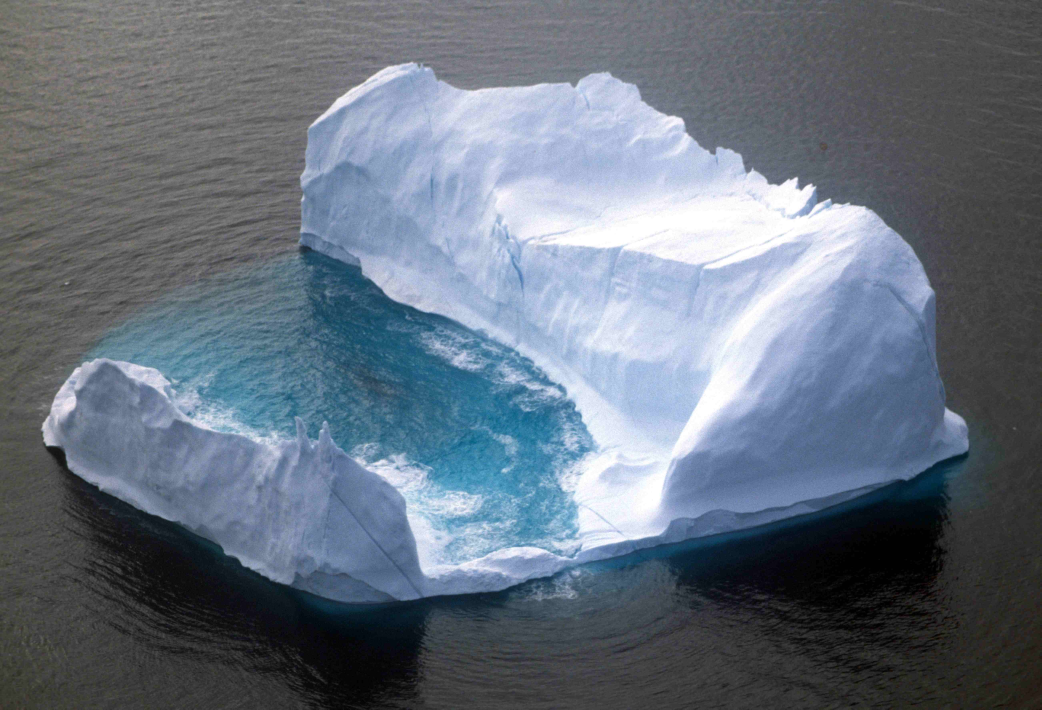
#> input picture icetracking/Iceberg_1_1997_08_07.jpg, 5207 x 3547 px (shown at 1/5 size)
$ jupyter execute exercise_simulation.ipynb
#> lines starting #> are read from the running program, lines starting #| are printed output that depends on the picture
[cell 1]
import numpy as np
import matplotlib.pyplot as plt

In this exercise, we will build a "synthetic" image with an iceberg. In this way, we can use an "un-optimized" algorithm that works in very easy scenarios.

[cell 2]
# We start by reading one .jpg image
# Write here the path where the data are
path = './'
filename = 'Iceberg_1_1997_08_07.jpg'

pictureRGB = plt.imread(path + filename)
#> pictureRGB is the input picture: shape (3547, 5207, 3); mean R, G, B 102.6, 113.2, 126.1
s = pictureRGB.shape
#> s = (3547, 5207, 3)
dy, dx = s[0], s[1]
#> dy = 3547; dx = 5207

plt.figure()
plt.imshow(pictureRGB)
plt.title('Image in color')

# The information regarding shift is the same in all the colors, but clearly one color may allow a better estimation than another.
# You can test the different colors and see if there is one that works best.
color = 0
picture = pictureRGB[::5, ::5, color]
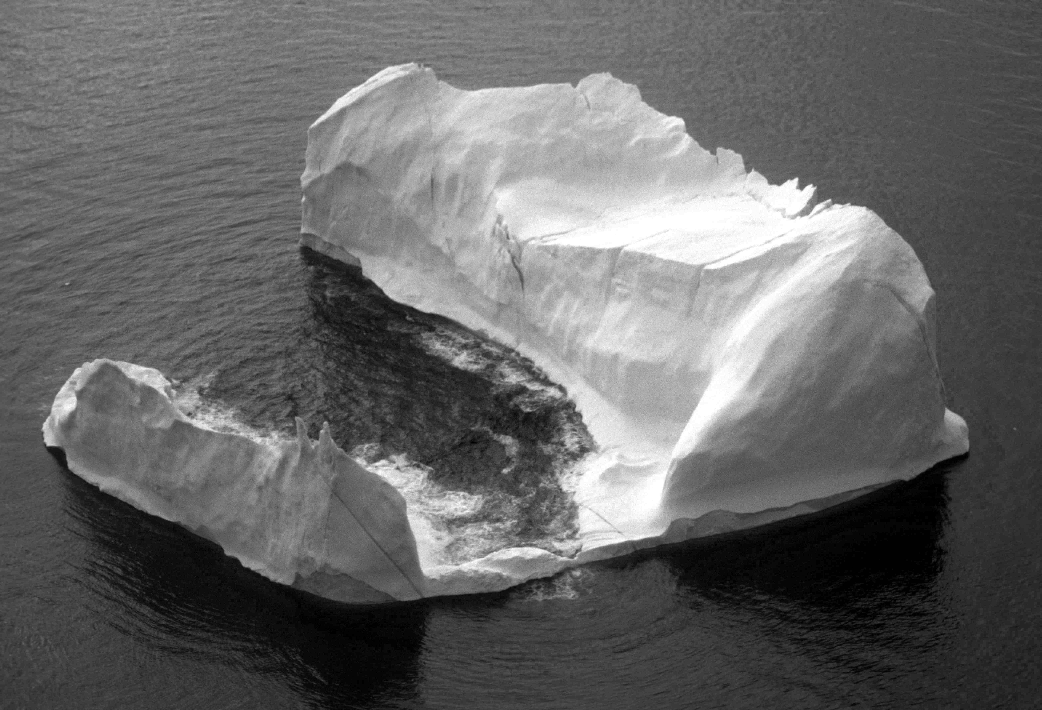
#> picture: shape (710, 1042); min 0, max 255, mean 102.6
s = picture.shape
#> s = (710, 1042)
py, px = s[0], s[1]
#> py = 710; px = 1042

plt.figure()
plt.imshow(picture, cmap='gray')
plt.title('One color of image')
picture = picture.astype(float) / 255.0  # Normalized, double precision images

Now we want to simulate two larger images where the iceberg moves around. In this simulation, the background noise represents the intensity of the sea. In jargon, the background is called clutter. You can try to change the amount of noise and you will see when the algorithm starts to fail. It is quite amusing me that you have to add a lot of noise before it stop working :)

[cell 3]
dimx, dimy = 2000, 2000  # Dimensions of the larger image
image1 = np.zeros((dimx, dimy))  # The mold (or stamp) for the large image
SNR = 30 * np.mean(np.mean(picture**2))  # Noise that we add to the background
#> SNR = 6.43


# In the next lines, we insert the small iceberg image inside the larger background. There are three different ways to combine image and noise

# Case 1: noise in background and image
image1[int(dimy/2 - py/2):int(dimy/2 + py/2),int(dimx/2 - px/2):int(dimx/2 + px/2)] = picture
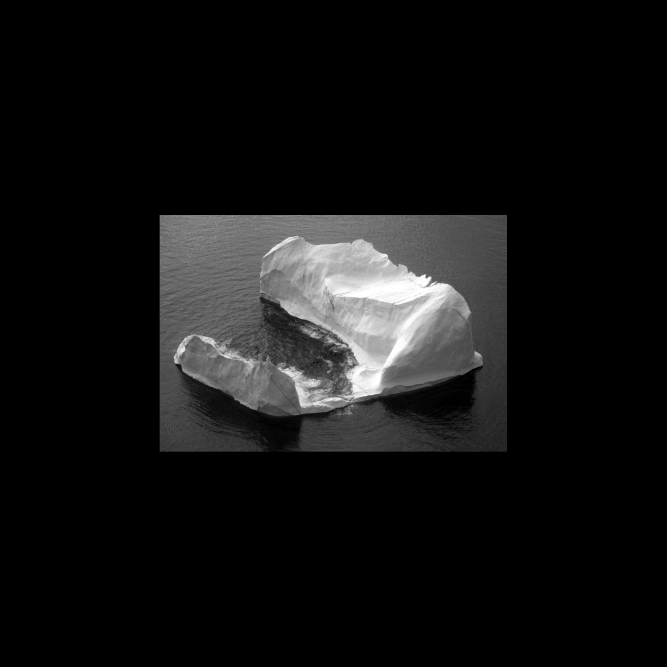
#> image1: shape (2000, 2000) float64 (shown at 1/3 size); min 0, max 1, mean 0.0744
noise1 = np.random.randn(dimx, dimy) / SNR
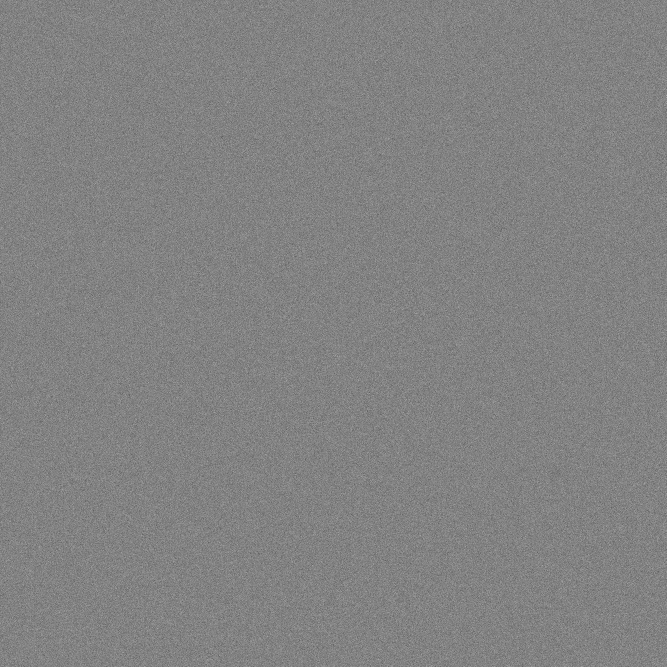
#> noise1: shape (2000, 2000) float64 (shown at 1/3 size); min -0.782, max 0.746, mean 7.49e-05; drawn with min black and max white
image1 = image1 + noise1
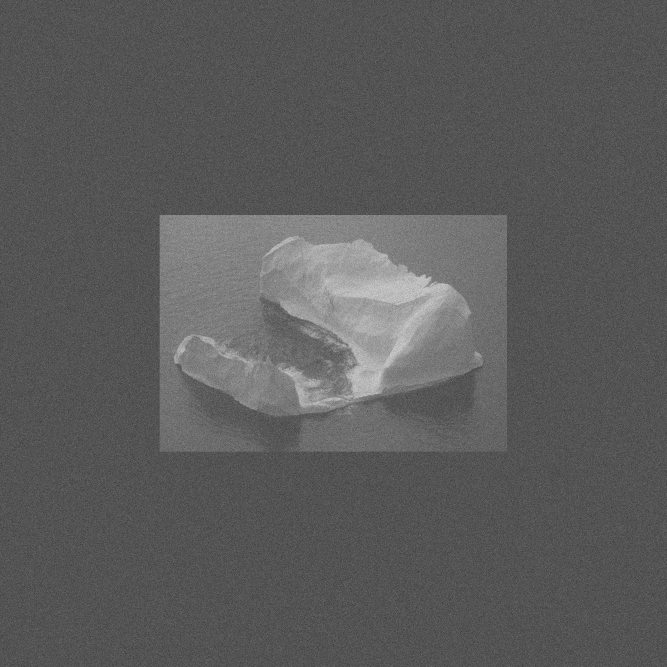
#> image1: shape (2000, 2000) float64 (shown at 1/3 size); min -0.782, max 1.59, mean 0.0745; drawn with min black and max white

# [11 lines of commented-out code are left out]

plt.figure()
plt.imshow(image1, cmap='gray', vmin=0, vmax=12 * np.mean(np.mean(image1)))
plt.title('Image with picture in the middle')

Now we let the iceberg move around and then we take another image after
Try case 1, 2, and 3. Compare the estimated shifts with the true shifts for each case, what do you find?

[cell 4]
image2 = np.zeros((dimx, dimy))

# We simulate that the movement of the iceberg by inputting the shift in the coordinates
# input the shift in x and y. Try different values, make sure the iceberg is inside the image
shift_x_ture = -50
shift_y_ture = 200

# shifted coordinates
jumpx=dimx/2+shift_x_ture
jumpy=dimy/2+shift_y_ture

# As for the previous situation, we can simulate select the same noise (case number) as img 1
# Case 1: noise on background and image
image2[int(jumpy - py // 2):int(jumpy + py // 2),int(jumpx - px // 2):int(jumpx + px // 2)] = picture
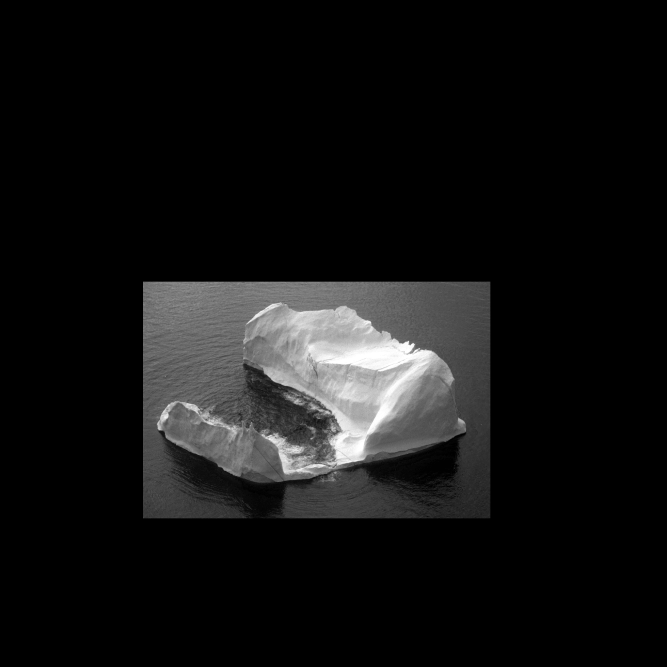
#> image2: shape (2000, 2000) float64 (shown at 1/3 size); min 0, max 1, mean 0.0744
noise2 = np.random.randn(dimx, dimy) / SNR
image2 = image2 + noise2
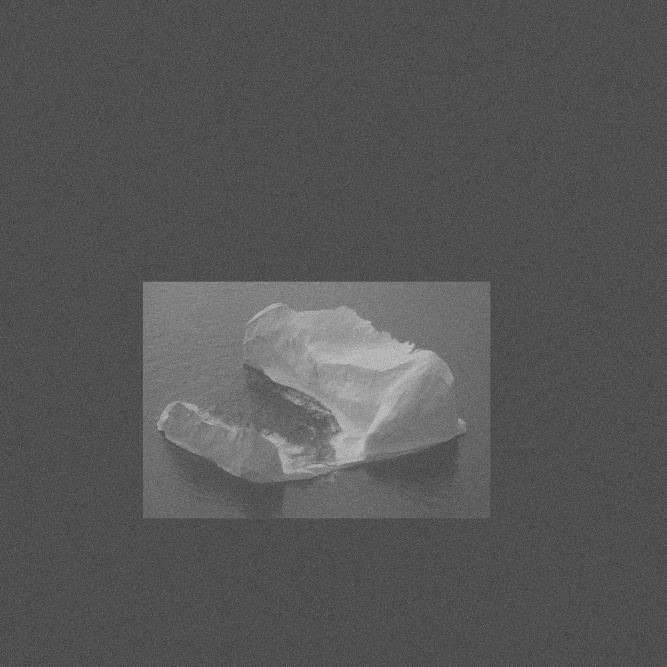
#> image2: shape (2000, 2000) float64 (shown at 1/3 size); min -0.77, max 1.69, mean 0.0744; drawn with min black and max white

# [11 lines of commented-out code are left out]

plt.figure()
plt.imshow(image2, cmap='gray', vmin=0, vmax=12 * np.mean(np.mean(image2)))
plt.plot(jumpx, jumpy, 'r+')
plt.title('Image with moved iceberg')
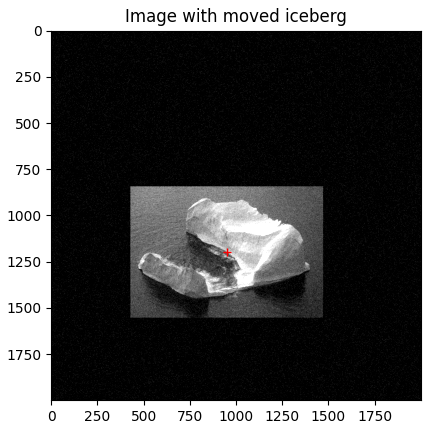
#> figure drawn by matplotlib, 1 panel

Now we have to discover how many pixels the iceberg moved. The best is to perform a correlation in the frequency domain.

[cell 5]
# First, we calculate the Fast Fourier Transforms of the two (intensity) images
I1 = np.fft.fft2(image1)
I2 = np.fft.fft2(image2)

# If you are curious to see how the spectral component of the images look like,
# you can plot the magnitude of the transformed images.
# The FFT returns the zero frequency in the origin of the image (upper-left corner).
# But this way of visualizing is a bit misleading, since the transform is periodic,
# and we are used to visualizing the zero of periodic function in the middle of the image.
# For this reason, in the visualization, we can circularly shift the spectrum
# (i.e., what goes out to the right, comes back in from the left of the image).
# plt.figure()
# plt.imshow(np.fft.fftshift(np.abs(I1)), cmap='gray', vmin=0, vmax=3 * np.mean(np.mean(np.abs(I1))))
# plt.title('Spectrum of first image: shifted')

# plt.figure()
# plt.imshow(np.fft.fftshift(np.abs(I2)), cmap='gray', vmin=0, vmax=3 * np.mean(np.mean(np.abs(I2))))
# plt.title('Spectrum of second image: shifted')

# The correlation can be evaluated with the product of the spectra. In the following, we prefer to normalize it
# by the total energy of the image. This is because we get a number between 0 and 1
# where 1 means that the two images are identical (but shifted) and 0 means that they have nothing in common.
Prod = I1 * np.conj(I2) / np.sqrt(np.mean(np.mean(np.abs(I1)**2)) * np.mean(np.mean(np.abs(I2)**2)))
Corr = np.abs(np.fft.fftshift(np.fft.ifft2(np.fft.ifftshift(Prod))))
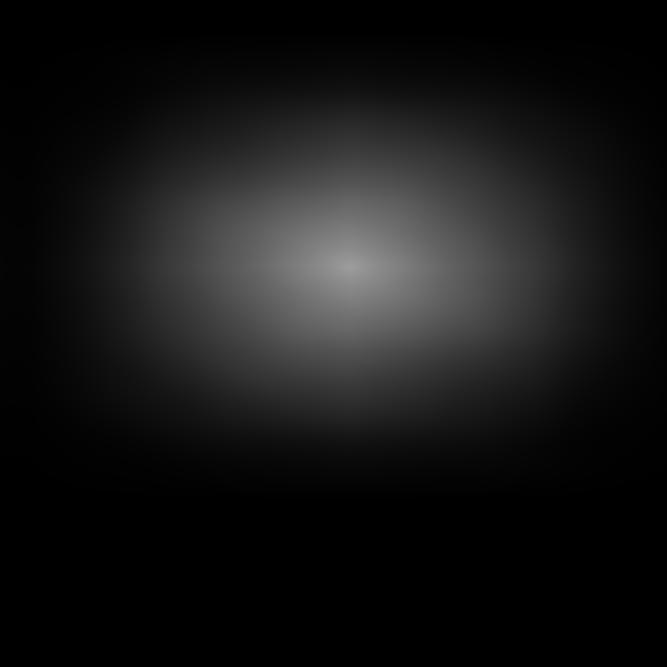
#> Corr: shape (2000, 2000) float64 (shown at 1/3 size); min 3.46e-10, max 0.622, mean 0.0869

plt.figure()
plt.imshow(np.abs(Corr), cmap='gray', vmin=0, vmax=1)
plt.title('Correlation')

# We want to find the maximum to retrieve the shift.
# First, we extract the maximum value.
maxValue = np.max(np.abs(Corr))
#> maxValue = 0.622

# Then we find where the maximum is located.
yMax, xMax = np.where(np.abs(Corr) == maxValue)
#> yMax = [800]; xMax = [1050]
print('The maximum is located at', xMax, yMax)
#| The maximum is located at [1050] [800]

[cell 6]
# estimte Shifts and compare with the true shifts
shift_y = Corr.shape[0] / 2 - yMax
#> shift_y = [200]
shift_x = Corr.shape[1] / 2 - xMax
#> shift_x = [-50]
print('The real shift is: ', shift_x_ture, shift_y_ture)
print('The estimated shift is: ', shift_x, shift_y)
#| The estimated shift is:  [-50.] [200.]

[cell 7]
# visualize the shift
# Create a figure
fig, (ax1, ax2) = plt.subplots(1, 2, figsize=(15, 6))

# Subplot 1: Visualize the shift on Image 1
ax1.imshow(image1, cmap='gray', vmin=0, vmax=12 * np.mean(image1))
ax1.set_title('Speed vector on Image 1')

# Draw the result on subplot 1
startpoint = np.array([dimx/2, dimy/2])
ax1.quiver(startpoint[1], startpoint[0],
           shift_x, shift_y,
           angles='xy', scale_units='xy',
           scale=1,
           color='red')

# Subplot 2: Image with moved iceberg (Image 2)
ax2.imshow(image2, cmap='gray', vmin=0, vmax=12 * np.mean(np.mean(image2)))
ax2.plot(jumpx, jumpy, 'r+')
ax2.set_title('Image with moved iceberg')

# Adjust layout and show the plot
plt.tight_layout()
plt.show()
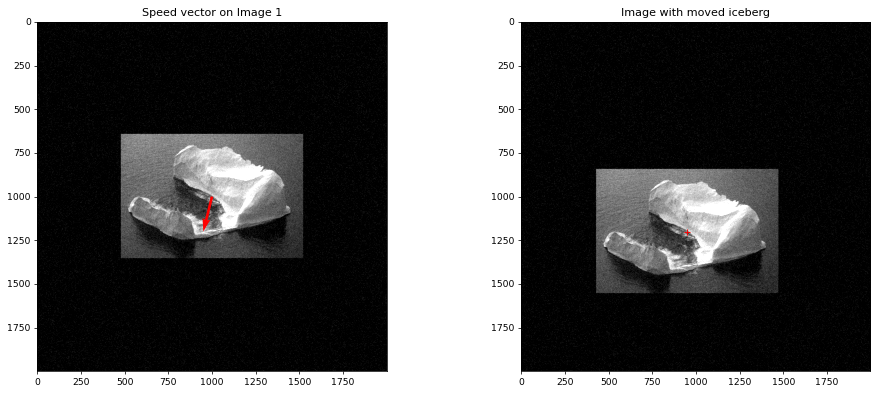
#> figure drawn by matplotlib, 2 panels

$ run again, with icetracking/velocity_map.png saved as icetracking/Iceberg_1_1997_08_07.jpg
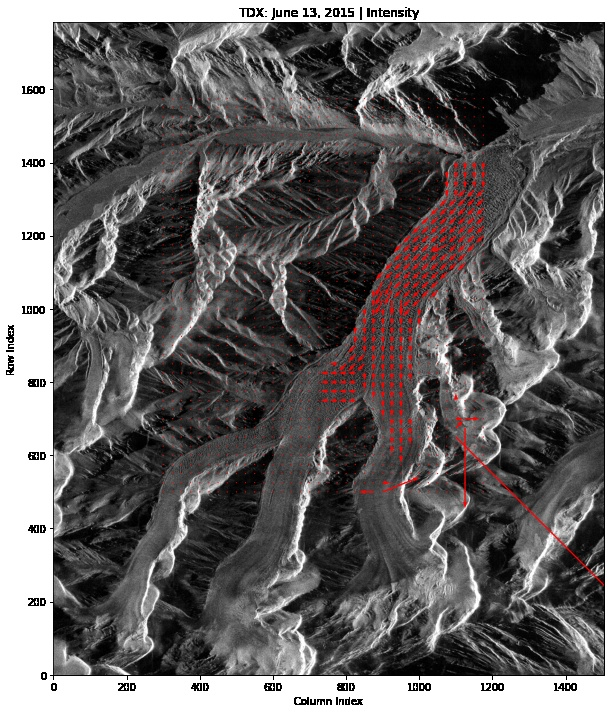
#> input picture icetracking/velocity_map.png, 611 x 713 px
#> pictureRGB is the input picture: shape (713, 611, 3); mean R, G, B 104.3, 101.3, 101.2
#> `picture = pictureRGB[::5, ::5, color]`:
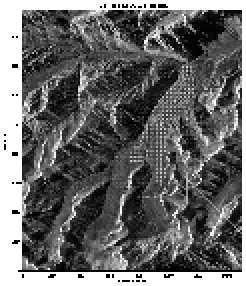
#> picture: shape (143, 123) (shown 2 times larger); min 0, max 255, mean 105.7
#> SNR = 8.33
#> `image1 = image1 + noise1`:
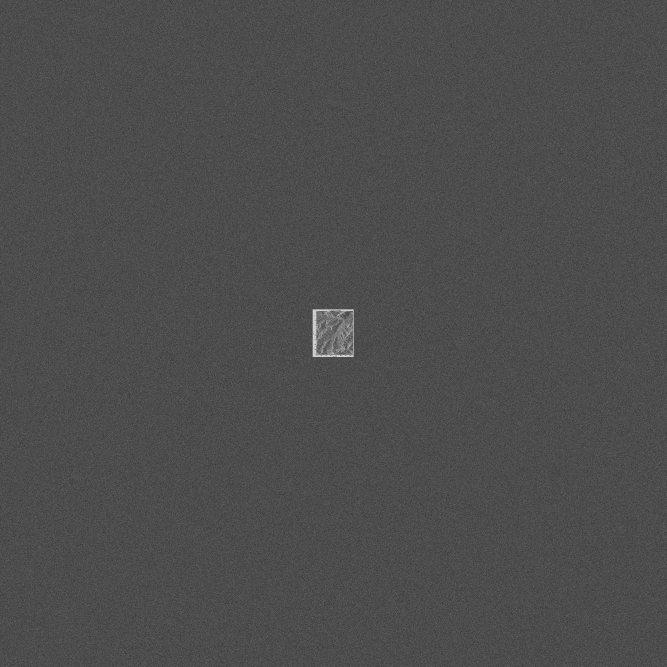
#> image1: shape (2000, 2000) float64 (shown at 1/3 size); min -0.604, max 1.39, mean 0.00188; drawn with min black and max white
#> Corr: shape (2000, 2000) float64; every value is NaN or infinite
#> maxValue = nan
#> yMax = empty array
#| The maximum is located at [] []
#| The estimated shift is:  [] []
